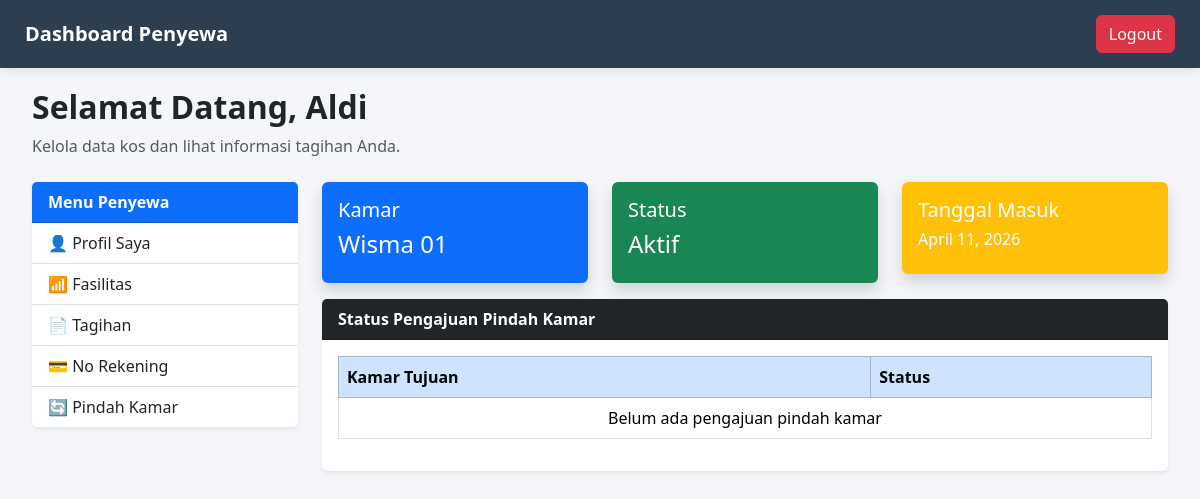
/dashboard-penyewa/ (signed in), run on an earlier commit of the app's database.
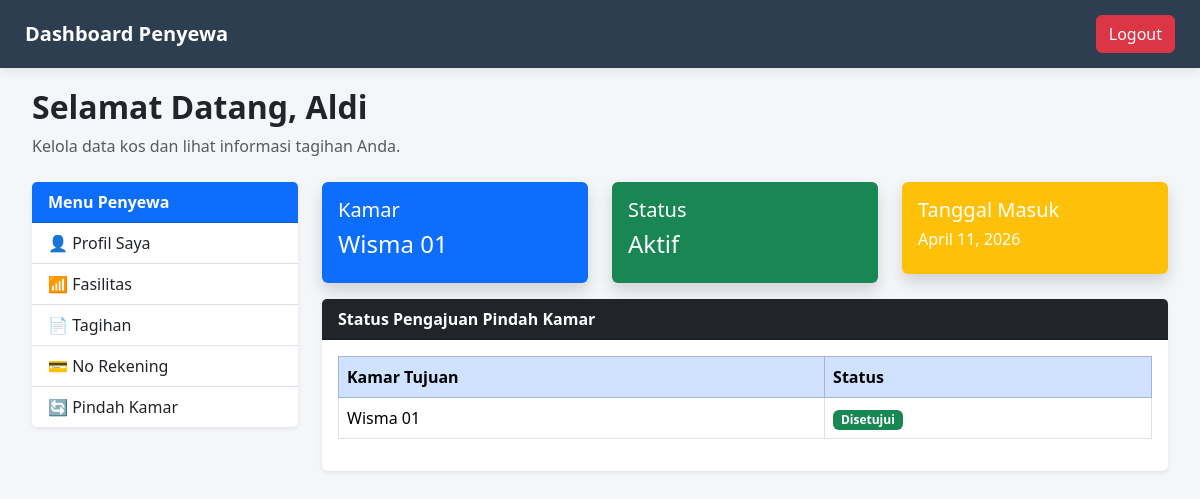
And on a later commit of the database.
### kos/models.py (models this page shows, shortened)
class RequestPindahKamar(models.Model):
    penyewa = models.ForeignKey(Penyewa, on_delete=models.CASCADE)
    kamar_asal = models.ForeignKey(Kamar, on_delete=models.SET_NULL, null=True, blank=True, related_name='pindah_asal') # <--- INI WAJIB ADA
    kamar_tujuan = models.ForeignKey(Kamar, on_delete=models.CASCADE)
    tanggal_request = models.DateTimeField(auto_now_add=True)
    status = models.CharField(
        max_length=20,
        choices=[
            ('Pending', 'Pending'),
            ('Disetujui', 'Disetujui'),
            ('Ditolak', 'Ditolak'),
            ('Selesai', 'Selesai'),
        ],
        default='Pending'
    )

class Kamar(models.Model):
    nomor_kamar = models.CharField(max_length=10)
    harga = models.IntegerField()
    status = models.CharField(
        max_length=20,
        choices=[
            ('Kosong', 'Kosong'),
            ('Terisi', 'Terisi')
        ],
        default='Kosong'
    )

### kos/views.py (the view)
# urls.py: path('dashboard-penyewa/', views.dashboard_penyewa, name='dashboard_penyewa'),
@login_required
def dashboard_penyewa(request):
    try:
        penyewa = Penyewa.objects.get(user=request.user)
    except Penyewa.DoesNotExist:
        return redirect('dashboard')
    if penyewa.status == "Pending":
        messages.warning(request, "Akun Anda belum diaktifkan oleh admin!")
        return render(request, 'kos/dashboard_penyewa.html', {
            'penyewa': penyewa,
            'pending': True
        })
    tagihan = Tagihan.objects.filter(
        penyewa=penyewa
    ).order_by('-tahun', '-bulan')
    request_pindah = RequestPindahKamar.objects.filter(
        penyewa=penyewa
    ).order_by('-id')
    context = {
        'penyewa': penyewa,
        'tagihan': tagihan,
        'request_pindah': request_pindah,
        'pending': False
    }
    return render(request, 'kos/dashboard_penyewa.html', context)

### kos/templates/kos/dashboard_penyewa.html (shortened to what the changed rows need)
{% extends 'kos/base_user.html' %}
{% block content %}
<div class="container-fluid">
    <div class="mb-4">
        <h2 class="fw-bold">
            Selamat Datang, {{ penyewa.nama }}
        </h2>
    </div>
    <div class="row">
        <div class="col-md-9">
            <div class="card shadow-sm border-0">
                <div class="card-body">
                    <div class="table-responsive">
                        <table class="table table-bordered table-hover">
                            <thead class="table-primary">
                                <tr>
                                    <th>Kamar Tujuan</th>
                                    <th>Status</th>
                                </tr>
                            </thead>
                            <tbody>
                            {% for r in request_pindah %}
                                <tr>
                                    <td>
                                        {{ r.kamar_tujuan.nomor_kamar }}
                                    </td>
                                    <td>
                                        {% if r.status == "Pending" %}
                                            <span class="badge bg-warning text-dark">
                                                Menunggu Persetujuan
                                            </span>
                                        {% elif r.status == "Disetujui" %}
                                            <span class="badge bg-success">
                                                Disetujui
                                            </span>
                                        {% elif r.status == "Selesai" %}
                                            <span class="badge bg-secondary">
                                                Selesai
                                            </span>
                                        {% elif r.status == "Ditolak" %}
                                            <span class="badge bg-danger">
                                                Ditolak
                                            </span>
                                        {% endif %}
                                    </td>
                                </tr>
                            {% empty %}
                                <tr>
                                    <td colspan="2" class="text-center">
                                        Belum ada pengajuan pindah kamar
                                    </td>
                                </tr>
                            {% endfor %}
                            </tbody>
                        </table>
                    </div>
                </div>
            </div>
        </div>
    </div>
</div>
{% endblock %}

What changed in the data, as far as the page shows it:
added RequestPindahKamar: kamar_tujuan.nomor_kamar "Wisma 01", status "Disetujui"
Also different on the page:
text no longer shown: "Belum ada pengajuan pindah kamar"
